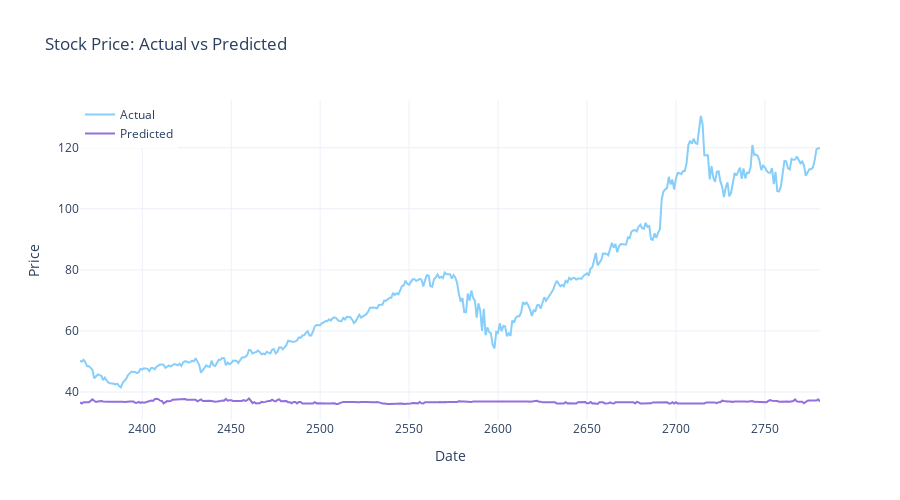

Notebook code cell kept with this figure:
### Code cell
from plotly.subplots import make_subplots
import plotly.graph_objects as go

# Prepare predicted_prices DataFrame
predicted_prices = X_test.copy()
predicted_prices['Predicted'] = y_pred
predicted_prices['Actual'] = y_test.values

# Use the index as Date
predicted_prices = predicted_prices.reset_index()  # moves index to a column called 'index'
predicted_prices.rename(columns={'index': 'Date'}, inplace=True)

# Create figure
fig = make_subplots(rows=1, cols=1)

# True prices
fig.add_trace(go.Scatter(
    x=predicted_prices['Date'],
    y=predicted_prices['Actual'],
    name='Actual',
    mode='lines',
    line=dict(color='LightSkyBlue')
))

# Predicted prices
fig.add_trace(go.Scatter(
    x=predicted_prices['Date'],
    y=predicted_prices['Predicted'],
    name='Predicted',
    mode='lines',
    line=dict(color='MediumPurple')
))

# Layout
fig.update_layout(
    title="Stock Price: Actual vs Predicted",
    xaxis_title="Date",
    yaxis_title="Price",
    legend=dict(x=0, y=1),
    template="plotly_white",
    width=900,
    height=500
)

fig.show()

### Figure 1 — Plotly figure (JSON) as saved in the notebook; plotly's stock layout.template omitted (floating-point values rounded to 4 significant figures; data arrays with more than 128 entries replaced by an {"elided": "..."} marker saying what was removed)
{"data": [{"line": {"color": "LightSkyBlue"}, "mode": "lines", "name": "Actual", "type": "scatter", "x": {"elided": "417 int values"}, "y": {"elided": "417 float values"}}, {"line": {"color": "MediumPurple"}, "mode": "lines", "name": "Predicted", "type": "scatter", "x": {"elided": "417 int values"}, "y": {"elided": "417 float values"}}], "layout": {"height": 500, "legend": {"x": 0, "y": 1}, "title": {"text": "Stock Price: Actual vs Predicted"}, "width": 900, "xaxis": {"anchor": "y", "domain": [0, 1], "title": {"text": "Date"}}, "yaxis": {"anchor": "x", "domain": [0, 1], "title": {"text": "Price"}}}}
